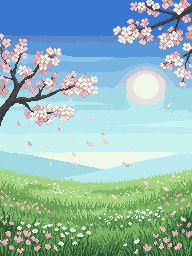
#> input picture 素材/春之被.png, 192 x 256 px, found by its file name
$ python regenerate_seasonal.py
#> lines starting #> are read from the running program, lines starting #| are printed output that depends on the picture
import os
from PIL import Image
Q = r"D:\Game\MineCraft\模组开发\车万女仆：睡个好觉\src\main\resources\assets\sleep_well\textures\quilt"
SRC = r"D:\Game\MineCraft\模组开发\车万女仆：睡个好觉\素材"
pairs = {"春之被.png": "spring_cherry.png", "夏之被.png": "summer_sunflower.png",
         "秋之被.png": "autumn.png", "冬之被.png": "winter.png"}
TARGET = (192, 307)   # 5:8, the cloth's own shape
for src, dst in pairs.items():
    path = os.path.join(SRC, src)
    if not os.path.exists(path):
        print("missing", src); continue
    im = Image.open(path).convert("RGBA")
#> im is the input picture: PIL image 192x256 RGBA; mean R, G, B, A 146.7, 184.6, 181.8, 255
    if im.size == TARGET:
        continue
    # Stretch to the cloth's shape, then bring it down to 192 wide at exactly 4:1 so pixels stay crisp.
    tall = im.resize((768, 1228), Image.BILINEAR)
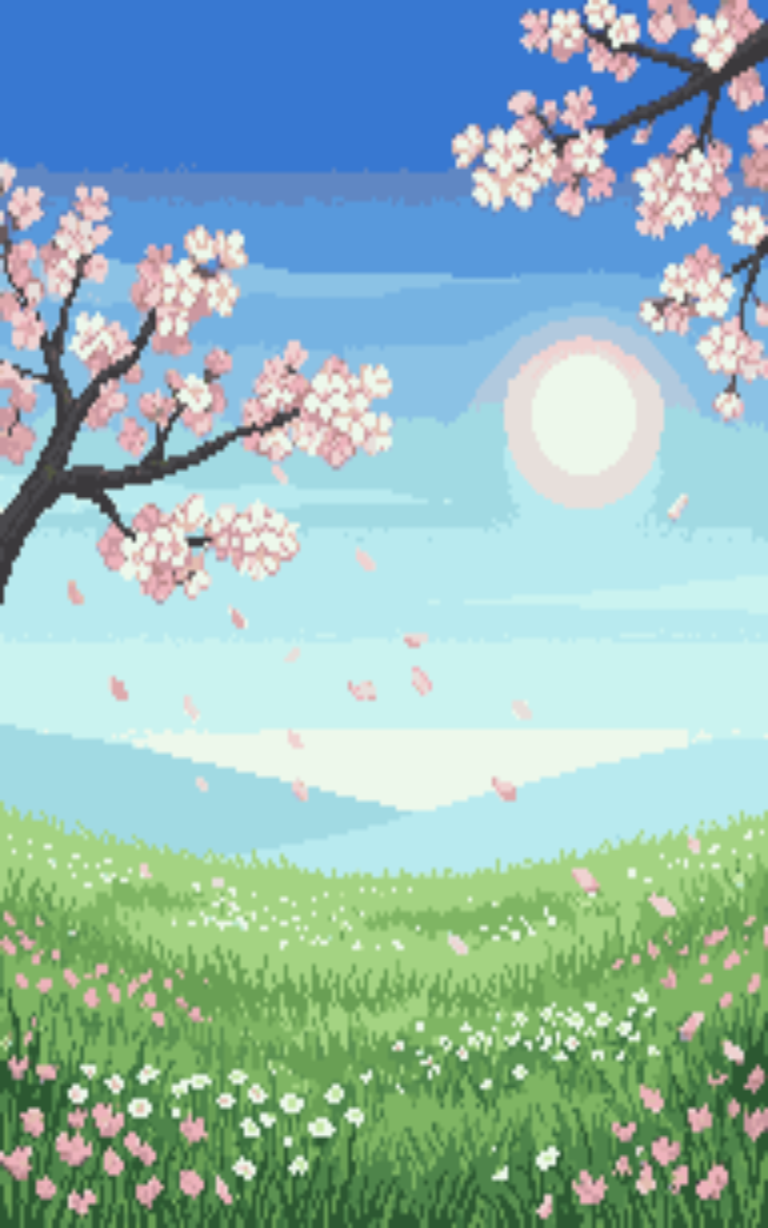
#> tall: PIL image 768x1228 RGBA; mean R, G, B, A 146.7, 184.6, 181.8, 255
    out = tall.resize(TARGET, Image.NEAREST)
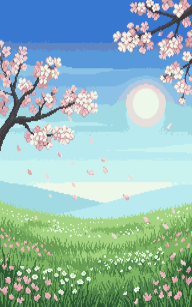
#> out: PIL image 192x307 RGBA; mean R, G, B, A 146.7, 184.6, 181.8, 255
    out.save(os.path.join(Q, dst))
    print(dst, im.size, "->", out.size)
#| spring_cherry.png (192, 256) -> (192, 307)
#> pass 2 of the loop `for src, dst in pairs.items():`:
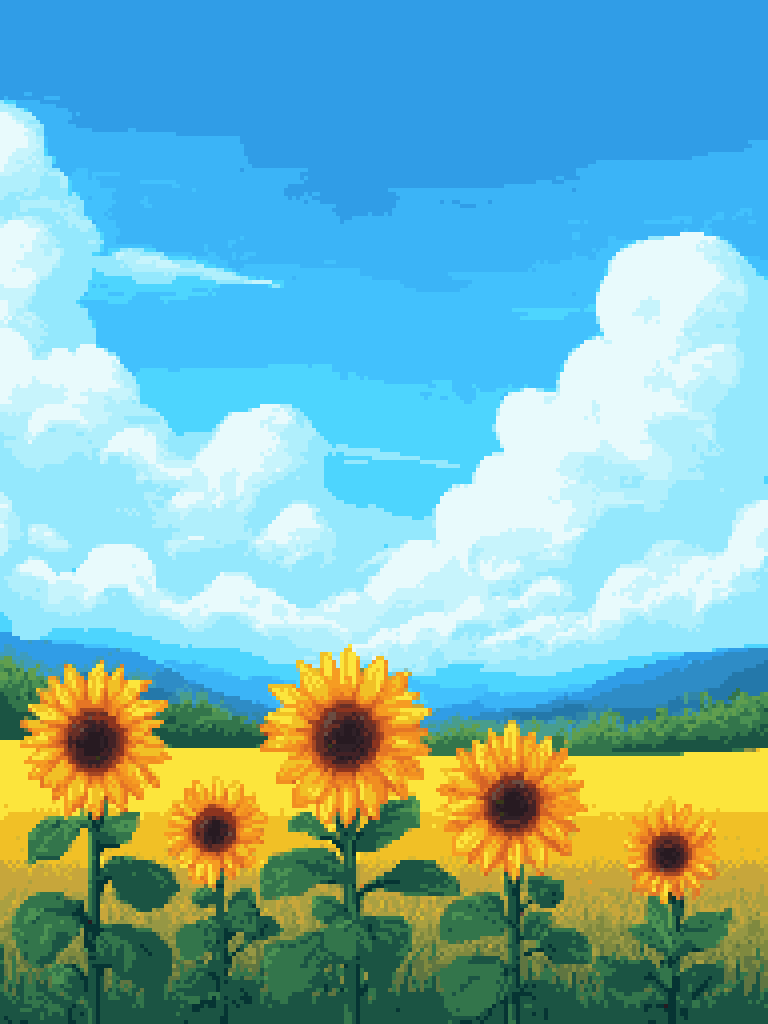
#> input picture 素材/夏之被.png, 768 x 1024 px, found by its file name
#> im is the input picture: PIL image 768x1024 RGBA; mean R, G, B, A 120.8, 181.9, 185.3, 255
#> `tall = im.resize((768, 1228), Image.BILINEAR)`:
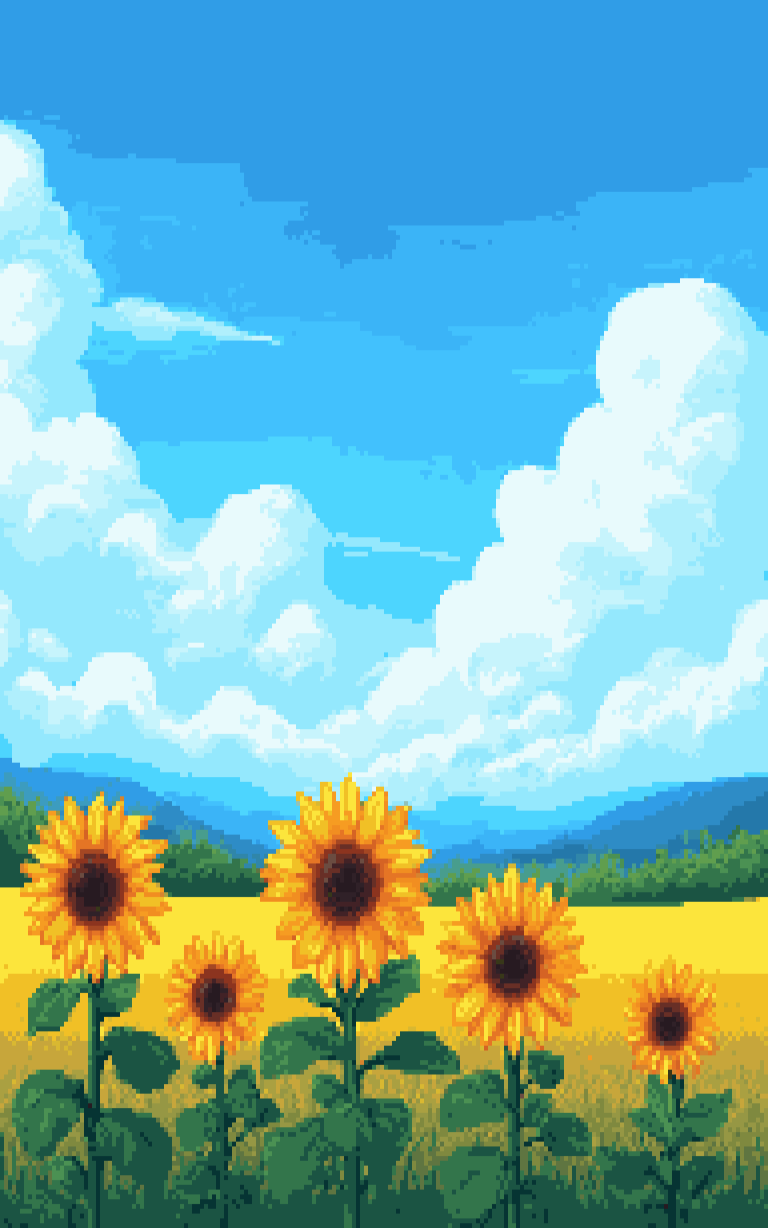
#> tall: PIL image 768x1228 RGBA; mean R, G, B, A 120.8, 181.9, 185.3, 255
#> `out = tall.resize(TARGET, Image.NEAREST)`:
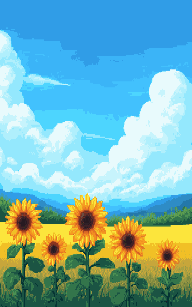
#> out: PIL image 192x307 RGBA; mean R, G, B, A 120.8, 181.8, 185.2, 255
#| summer_sunflower.png (768, 1024) -> (192, 307)
#> pass 3 of the loop `for src, dst in pairs.items():`:
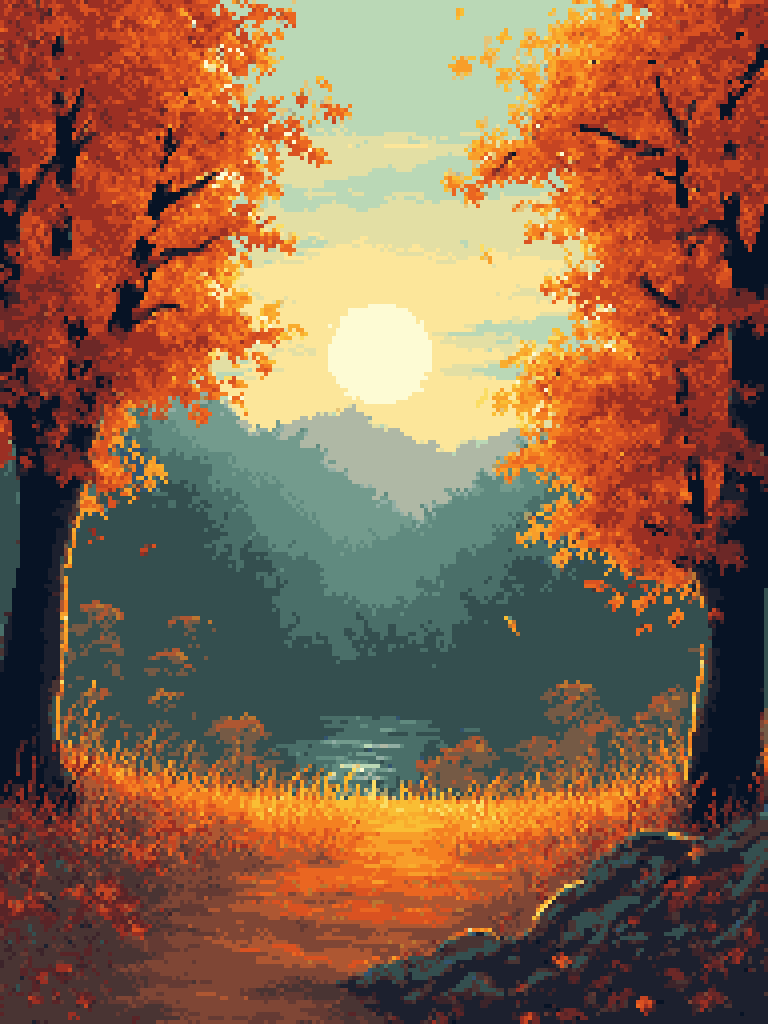
#> input picture 素材/秋之被.png, 768 x 1024 px, found by its file name
#> im is the input picture: PIL image 768x1024 RGBA; mean R, G, B, A 138.6, 100.7, 74.1, 255
#> `tall = im.resize((768, 1228), Image.BILINEAR)`:
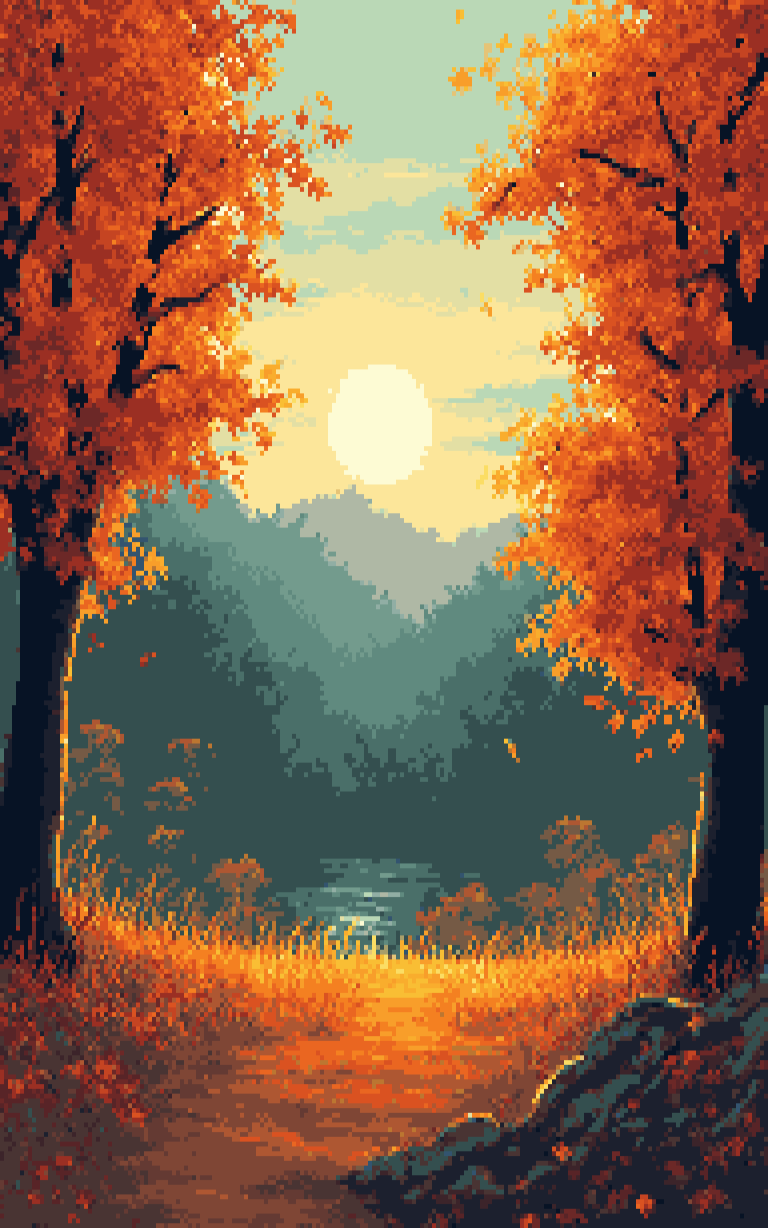
#> tall: PIL image 768x1228 RGBA; mean R, G, B, A 138.6, 100.7, 74.1, 255
#> `out = tall.resize(TARGET, Image.NEAREST)`:
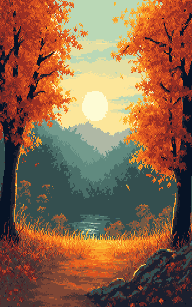
#> out: PIL image 192x307 RGBA; mean R, G, B, A 138.5, 100.6, 74, 255
#| autumn.png (768, 1024) -> (192, 307)
#> the loop made 4 passes; the first 3 are shown
